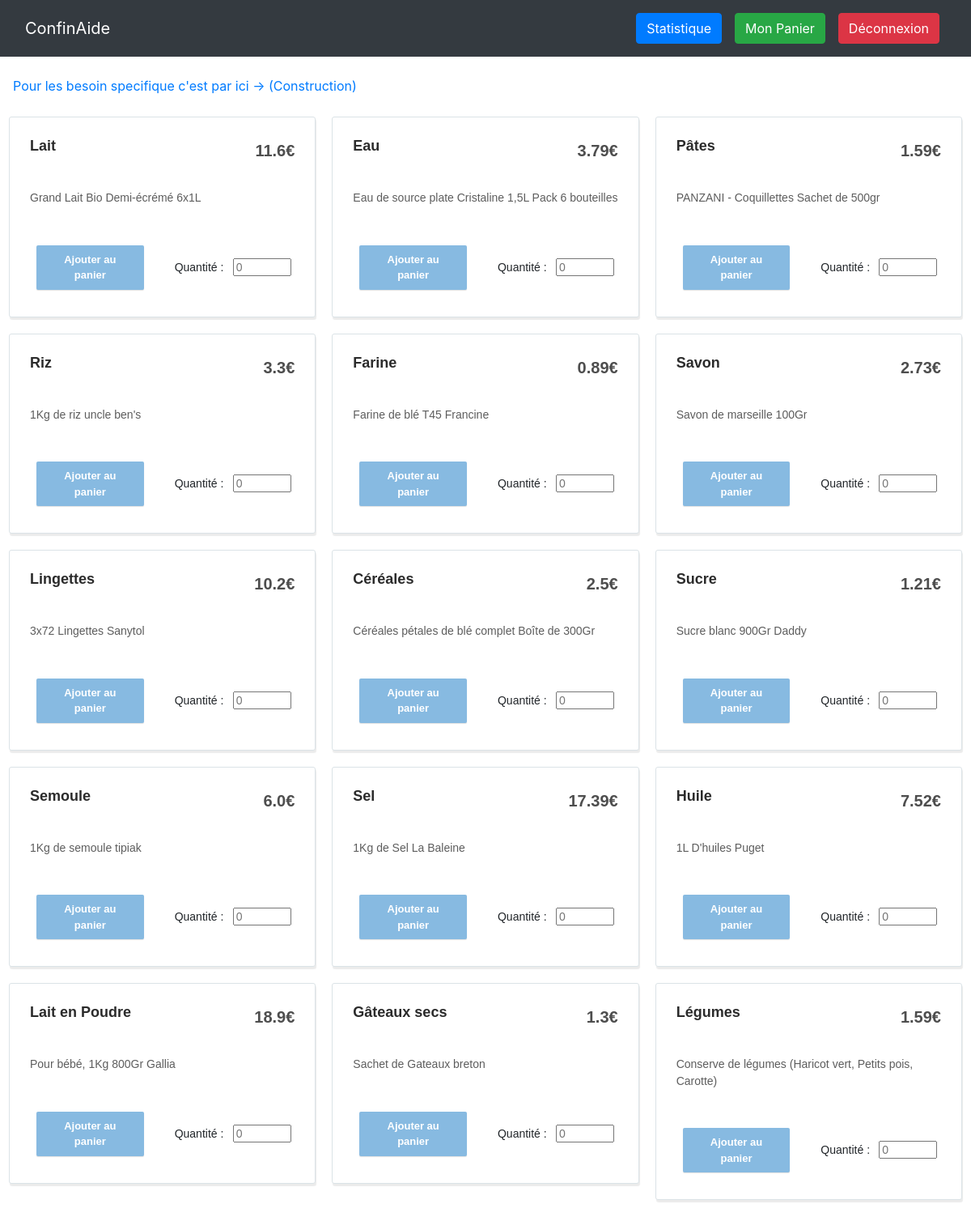
/ConfinAide/commandes/, run on the app's committed database.
### ConfinAide/models.py (models this page shows)
class Produit(models.Model):
    name = models.CharField(primary_key = True, max_length = 20)
    name_Pretty = models.CharField(max_length = 50)
    prix = models.FloatField()
    desc = models.CharField(max_length = 250)

### ConfinAide/views.py (the view)
# urls.py: path('commandes/', views.commandes, name='commandes'),
def commandes(request):
    c = list()
    e = list()
    i = 0
    for p in [o.name for o in Produit.objects.all()]:
            if i == 3:
                i = 0
                c.append(e)
                e = list()
            produit = Produit.objects.get(name=p)
            e.append({"name": p , "namePretty" : produit.name_Pretty, "prix": produit.prix , "desc" : produit.desc})
            i += 1
    if e not in c : c.append(e)
    return render(request, "listProduit.html", {"produits" : c})

### templates/listProduit.html (shortened to what this page needs)
{% load static from static %}
<!DOCTYPE html>
<html>
<head>
    <link rel="stylesheet" href="{% static 'assets/bootstrap/css/bootstrap.min.css'%}">
    <link rel="stylesheet" href="{% static 'assets/css/Pretty-Login-Form.css'%}">
    <link rel="stylesheet" href="{% static 'assets/css/Pretty-Product-List.css'%}">
    <link rel="stylesheet" href="{% static 'assets/css/Pretty-Registration-Form.css'%}">
    <link rel="stylesheet" href="{% static 'assets/css/styles.css'%}">
</head>
<body>
    <nav class="navbar navbar-dark navbar-expand-md bg-dark">
        <div class="container-fluid"><a class="navbar-brand" href="/ConfinAide/connexion/">ConfinAide</a>
            <div class="collapse navbar-collapse d-md-flex d-lg-flex d-xl-flex justify-content-md-end justify-content-lg-end justify-content-xl-end"
                id="navcol-1">
                <ul class="nav navbar-nav">
                    <li class="nav-item" role="presentation"><a href="/ConfinAide/statistique/"><button class="btn btn-primary margin-right" type="button">Statistique</button></a></li>
                    <li class="nav-item" role="presentation"><a href="/ConfinAide/panier/"><button class="btn btn-success d-lg-flex" type="button">Mon Panier</button><a></li>
                    <li class="nav-item" role="presentation"><a href="/ConfinAide/deconnexion/"><button class="btn btn-danger d-lg-flex" type="button">Déconnexion</button><a></li>
                </ul>
            </div>
        </div>
    </nav>
    <br>
    <div class="">
        <a href="/ConfinAide/commandes_specifique/" style="margin-left: 1rem;">Pour les besoin specifique c'est par ici -> (Construction)</a>
    </div>
    <div class="center">
        {%for r in produits%}
        <div class="row product-list">
            {%for p in r%}
            <div class="col-sm-6 col-md-4 product-item">
                <div class="product-container">
                    <div class="row">
                        <div class="col-8">
                            <h2><a href="#">{{p.namePretty}}</a></h2>
                        </div>
                        <div class="col-4">
                            <p class="product-price">{{p.prix}}€</p>
                        </div>
                    </div>
                    <div class="row">
                        <div class="col-12">
                            <p class="product-description">{{p.desc}}<br><br></p>
                            <form action="/ConfinAide/panier/" method="POST">{% csrf_token %}
                                <div class="row">
                                    <div class="col-6"><button class="btn btn-light" type="submit">Ajouter au panier</button></div>
                                    <div class="col-6"><label class="quantity">Quantité :&nbsp;</label><input type="number" name="q" id="q" class="quantity" min="1" placeholder="0"></div>
                                </div>
                            </form>
                        </div>
                    </div>
                </div>
            </div>
            {%endfor%}
        </div>
        {%endfor%}
    </div>
</body>
</html>

### static/assets/css/Pretty-Login-Form.css (style rules this page uses)
.quantity { width: 4.5rem; margin-top: 1.5rem; }

### static/assets/css/Pretty-Product-List.css (style rules this page uses)
.product-item { padding: 10px; }
.product-item .product-container { text-align: left; font: normal 14px sans-serif; background-color: #ffffff; border: 1px solid #dbe3e7; border-radius: 3px; box-shadow: 1px 3px 1px rgba(0, 0, 0, 0.08); padding: 25px; }
.product-item h2 { font-size: 18px; white-space: nowrap; overflow: hidden; text-overflow: ellipsis; max-width: 200px; font-weight: 800; }
.product-item h2 a { text-decoration: none; color: #2b2b2b; }
.product-item p.product-description { margin-top: 20px; color: #5d5d5d; line-height: 1.45; white-space: normal; margin-bottom: 20px; }
.product-item button { border-radius: 2px; background: #87bae1; box-shadow: 0 1px 1px rgba(0, 0, 0, 0.12); border: 0; color: #ffffff; font-weight: bold; font-size: 13px; padding: 8px 20px; }
.product-item .product-price { color: #4e4e4e; font-weight: bold; font-size: 20px; padding-top: 5px; text-align: right; }

### static/assets/css/styles.css (style rules this page uses)
.btn { margin: 0.5rem; }
.center { margin: 1rem; }

### data on the page
Produit: namePretty "Lait", prix "11.6", desc "Grand Lait Bio Demi-écrémé 6x1L"
Produit: namePretty "Eau", prix "3.79", desc "Eau de source plate Cristaline 1,5L Pack 6 bouteilles"
Produit: namePretty "Pâtes", prix "1.59", desc "PANZANI - Coquillettes Sachet de 500gr"
Produit: namePretty "Riz", prix "3.3", desc "1Kg de riz uncle ben's"
Produit: namePretty "Farine", prix "0.89", desc "Farine de blé T45 Francine"
Produit: namePretty "Savon", prix "2.73", desc "Savon de marseille 100Gr"
Produit: namePretty "Lingettes", prix "10.2", desc "3x72 Lingettes Sanytol"
Produit: namePretty "Céréales", prix "2.5", desc "Céréales pétales de blé complet Boîte de 300Gr"
Produit: namePretty "Sucre", prix "1.21", desc "Sucre blanc 900Gr Daddy"
Produit: namePretty "Semoule", prix "6.0", desc "1Kg de semoule tipiak"
Produit: namePretty "Sel", prix "17.39", desc "1Kg de Sel La Baleine"
Produit: namePretty "Huile", prix "7.52", desc "1L D'huiles Puget"
Produit: namePretty "Lait en Poudre", prix "18.9", desc "Pour bébé, 1Kg 800Gr Gallia"
Produit: namePretty "Gâteaux secs", prix "1.3", desc "Sachet de Gateaux breton"
Produit: namePretty "Légumes", prix "1.59", desc "Conserve de légumes (Haricot vert, Petits pois, Carotte)"
